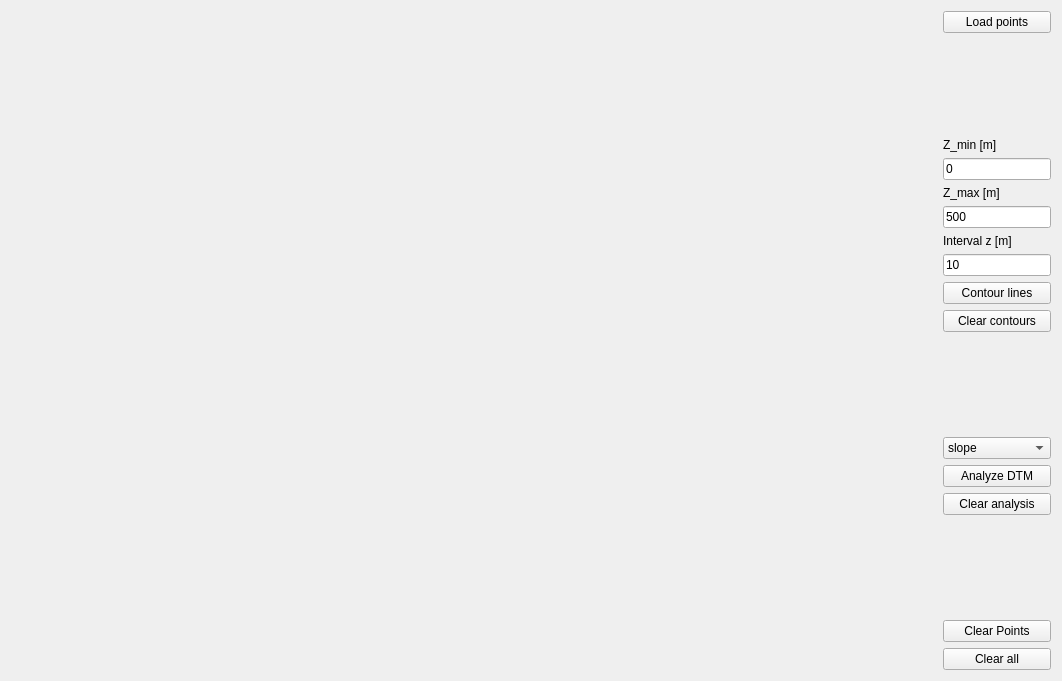
<?xml version="1.0" encoding="UTF-8"?>
<ui version="4.0">
 <class>Widget</class>
 <widget class="QWidget" name="Widget">
  <property name="geometry">
   <rect>
    <x>0</x>
    <y>0</y>
    <width>1062</width>
    <height>681</height>
   </rect>
  </property>
  <property name="windowTitle">
   <string>DTM</string>
  </property>
  <layout class="QHBoxLayout" name="horizontalLayout">
   <item>
    <widget class="Draw" name="Canvas" native="true">
     <property name="sizePolicy">
      <sizepolicy hsizetype="Preferred" vsizetype="Preferred">
       <horstretch>1</horstretch>
       <verstretch>1</verstretch>
      </sizepolicy>
     </property>
    </widget>
   </item>
   <item>
    <layout class="QVBoxLayout" name="verticalLayout_3">
     <item>
      <widget class="QPushButton" name="loadPoints">
       <property name="text">
        <string>Load points</string>
       </property>
      </widget>
     </item>
     <item>
      <spacer name="verticalSpacer">
       <property name="orientation">
        <enum>Qt::Vertical</enum>
       </property>
       <property name="sizeHint" stdset="0">
        <size>
         <width>20</width>
         <height>60</height>
        </size>
       </property>
      </spacer>
     </item>
     <item>
      <widget class="QLabel" name="label">
       <property name="text">
        <string>Z_min [m]</string>
       </property>
      </widget>
     </item>
     <item>
      <widget class="QLineEdit" name="lineEdit">
       <property name="text">
        <string>0</string>
       </property>
      </widget>
     </item>
     <item>
      <widget class="QLabel" name="label_2">
       <property name="text">
        <string>Z_max [m]</string>
       </property>
      </widget>
     </item>
     <item>
      <widget class="QLineEdit" name="lineEdit_2">
       <property name="text">
        <string>500</string>
       </property>
      </widget>
     </item>
     <item>
      <widget class="QLabel" name="label_3">
       <property name="text">
        <string>Interval z [m]</string>
       </property>
      </widget>
     </item>
     <item>
      <widget class="QLineEdit" name="lineEdit_3">
       <property name="text">
        <string>10</string>
       </property>
      </widget>
     </item>
     <item>
      <widget class="QPushButton" name="createContour">
       <property name="text">
        <string>Contour lines</string>
       </property>
      </widget>
     </item>
     <item>
      <widget class="QPushButton" name="clearContour">
       <property name="text">
        <string>Clear contours</string>
       </property>
      </widget>
     </item>
     <item>
      <spacer name="verticalSpacer_2">
       <property name="orientation">
        <enum>Qt::Vertical</enum>
       </property>
       <property name="sizeHint" stdset="0">
        <size>
         <width>20</width>
         <height>40</height>
        </size>
       </property>
      </spacer>
     </item>
     <item>
      <widget class="QComboBox" name="comboBox">
       <item>
        <property name="text">
         <string>slope</string>
        </property>
       </item>
       <item>
        <property name="text">
         <string>aspect</string>
        </property>
       </item>
      </widget>
     </item>
     <item>
      <widget class="QPushButton" name="analyzeDTM">
       <property name="text">
        <string>Analyze DTM</string>
       </property>
      </widget>
     </item>
     <item>
      <widget class="QPushButton" name="analysisClear">
       <property name="text">
        <string>Clear analysis</string>
       </property>
      </widget>
     </item>
     <item>
      <spacer name="verticalSpacer_4">
       <property name="orientation">
        <enum>Qt::Vertical</enum>
       </property>
       <property name="sizeHint" stdset="0">
        <size>
         <width>20</width>
         <height>40</height>
        </size>
       </property>
      </spacer>
     </item>
     <item>
      <widget class="QPushButton" name="clearPoints">
       <property name="text">
        <string>Clear Points</string>
       </property>
      </widget>
     </item>
     <item>
      <widget class="QPushButton" name="clearAll">
       <property name="text">
        <string>Clear all</string>
       </property>
      </widget>
     </item>
    </layout>
   </item>
  </layout>
 </widget>
 <customwidgets>
  <customwidget>
   <class>Draw</class>
   <extends>QWidget</extends>
   <header>draw.h</header>
   <container>1</container>
  </customwidget>
 </customwidgets>
 <resources/>
 <connections/>
</ui>
